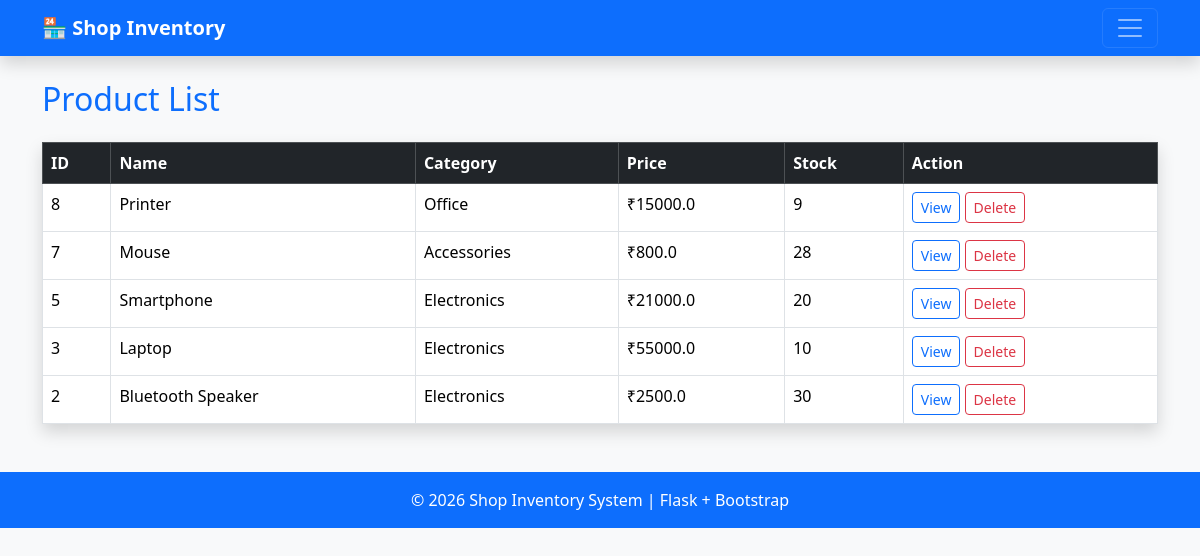
Page /products on the committed database.
### tables this page shows
CREATE TABLE products (
                    id INTEGER PRIMARY KEY AUTOINCREMENT,
                    name TEXT NOT NULL,
                    category TEXT NOT NULL,
                    price REAL NOT NULL,
                    stock INTEGER NOT NULL
                 );

### app.py (the view)
@app.route("/products")
def product():
    conn = get_db()
    products = conn.execute("SELECT * FROM products ORDER BY id DESC").fetchall()
    conn.close()
    return render_template("product.html", products=products)

### database.py (called while the page is built)
def get_db():
    conn = sqlite3.connect('myproject.db')
    conn.row_factory = sqlite3.Row # To access columns by name
    return conn

### templates/product.html (shortened to what this page needs)
{% extends "base.html" %}
{% block content %}
<h2 class="mb-4 text-primary">
Product List
</h2>
<table class="table table-bordered table-hover shadow">
<thead class="table-dark">
<tr>
<th>ID</th>
<th>Name</th>
<th>Category</th>
<th>Price</th>
<th>Stock</th>
<th>Action</th>
</tr>
</thead>
<tbody>
{% for product in products %}
<tr>
<td>{{ product.id }}</td>
<td>{{ product.name }}</td>
<td>{{ product.category }}</td>
<td>₹{{ product.price }}</td>
<td>{{ product.stock }}</td>
<td>
<a href="{{ url_for('edit_product', id=product.id) }}" class="btn btn-sm btn-outline-primary">View</a>
<a href="{{ url_for('delete_product', id=product.id) }}" class="btn btn-sm btn-outline-danger">Delete</a>
</td>
</tr>
{% endfor %}
</tbody>
</table>
{% endblock %}

### templates/base.html (shortened to what this page needs)
<!DOCTYPE html>
<html lang="en">
<head>
    <link href="https://cdn.jsdelivr.net/npm/bootstrap@5.3.3/dist/css/bootstrap.min.css" rel="stylesheet">
</head>
<body class="bg-light">
<nav class="navbar navbar-dark bg-primary shadow">
    <div class="container">
        <a class="navbar-brand fw-bold" href="/">
            🏪 Shop Inventory
        </a>
        <button class="navbar-toggler"
                type="button"
                data-bs-toggle="collapse"
                data-bs-target="#navbarMenu"
                aria-controls="navbarMenu"
                aria-expanded="false"
                aria-label="Toggle navigation">
            <span class="navbar-toggler-icon"></span>
        </button>
    </div>
</nav>
<div class="container mt-4">
    {% block content %}
    {% endblock %}
</div>
<footer class="bg-primary text-white text-center py-3 mt-5">
    <p class="mb-0">
        © 2026 Shop Inventory System | Flask + Bootstrap
    </p>
</footer>
</body>
</html>

### rows in the picture
products: id "8", name "Printer", category "Office", price "15000.0", stock "9"
products: id "7", name "Mouse", category "Accessories", price "800.0", stock "28"
products: id "5", name "Smartphone", category "Electronics", price "21000.0", stock "20"
products: id "3", name "Laptop", category "Electronics", price "55000.0", stock "10"
products: id "2", name "Bluetooth Speaker", category "Electronics", price "2500.0", stock "30"
